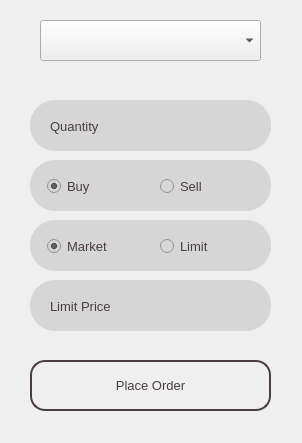
<?xml version="1.0" encoding="UTF-8"?>
<ui version="4.0">
 <class>Form</class>
 <widget class="QWidget" name="Form">
  <property name="windowModality">
   <enum>Qt::ApplicationModal</enum>
  </property>
  <property name="geometry">
   <rect>
    <x>0</x>
    <y>0</y>
    <width>302</width>
    <height>443</height>
   </rect>
  </property>
  <property name="sizePolicy">
   <sizepolicy hsizetype="Fixed" vsizetype="Fixed">
    <horstretch>0</horstretch>
    <verstretch>0</verstretch>
   </sizepolicy>
  </property>
  <property name="minimumSize">
   <size>
    <width>302</width>
    <height>443</height>
   </size>
  </property>
  <property name="maximumSize">
   <size>
    <width>302</width>
    <height>443</height>
   </size>
  </property>
  <property name="windowTitle">
   <string>Place Order</string>
  </property>
  <widget class="QWidget" name="widget" native="true">
   <property name="geometry">
    <rect>
     <x>0</x>
     <y>0</y>
     <width>361</width>
     <height>80</height>
    </rect>
   </property>
   <property name="font">
    <font>
     <family>Segoe UI</family>
     <pointsize>10</pointsize>
    </font>
   </property>
   <property name="styleSheet">
    <string notr="true">background-image: url(:/stripes/bg/stripes-light.png);</string>
   </property>
   <widget class="QComboBox" name="ticker_combo">
    <property name="geometry">
     <rect>
      <x>40</x>
      <y>20</y>
      <width>221</width>
      <height>41</height>
     </rect>
    </property>
    <property name="font">
     <font>
      <family>Segoe UI</family>
      <pointsize>10</pointsize>
     </font>
    </property>
   </widget>
  </widget>
  <widget class="QPushButton" name="place_order">
   <property name="enabled">
    <bool>true</bool>
   </property>
   <property name="geometry">
    <rect>
     <x>30</x>
     <y>360</y>
     <width>241</width>
     <height>51</height>
    </rect>
   </property>
   <property name="font">
    <font>
     <family>Segoe UI</family>
     <pointsize>10</pointsize>
    </font>
   </property>
   <property name="styleSheet">
    <string notr="true">QPushButton {
background-image: url(:/stripes/bg/stripes-light.png);
	color: rgb(72, 61, 65);
	border-radius: 15px;
border-width: 2px;
border-style: solid;
	border-color: rgb(72, 61, 65);
}
</string>
   </property>
   <property name="text">
    <string>Place Order</string>
   </property>
   <property name="icon">
    <iconset resource="ui_assets/resources.qrc">
     <normaloff>:/icons/order.png</normaloff>:/icons/order.png</iconset>
   </property>
   <property name="iconSize">
    <size>
     <width>30</width>
     <height>30</height>
    </size>
   </property>
  </widget>
  <widget class="QWidget" name="widget_2" native="true">
   <property name="geometry">
    <rect>
     <x>30</x>
     <y>100</y>
     <width>241</width>
     <height>51</height>
    </rect>
   </property>
   <property name="font">
    <font>
     <family>Segoe UI</family>
     <pointsize>10</pointsize>
    </font>
   </property>
   <property name="styleSheet">
    <string notr="true">background-color: rgb(214, 214, 214);
border-radius: 25px;
color: rgb(72, 61, 65);</string>
   </property>
   <widget class="QLabel" name="label">
    <property name="geometry">
     <rect>
      <x>20</x>
      <y>16</y>
      <width>61</width>
      <height>20</height>
     </rect>
    </property>
    <property name="font">
     <font>
      <family>Segoe UI</family>
      <pointsize>10</pointsize>
     </font>
    </property>
    <property name="styleSheet">
     <string notr="true">color: rgb(72, 61, 65);</string>
    </property>
    <property name="text">
     <string>Quantity</string>
    </property>
   </widget>
   <widget class="QLineEdit" name="order_qty">
    <property name="geometry">
     <rect>
      <x>140</x>
      <y>10</y>
      <width>91</width>
      <height>31</height>
     </rect>
    </property>
    <property name="font">
     <font>
      <family>Segoe UI</family>
      <pointsize>10</pointsize>
     </font>
    </property>
    <property name="styleSheet">
     <string notr="true">background-image: url(:/stripes/bg/stripes-light.png);
border-radius: 15px;
color: rgb(72, 61, 65);</string>
    </property>
    <property name="inputMethodHints">
     <set>Qt::ImhPreferNumbers|Qt::ImhPreferUppercase</set>
    </property>
    <property name="inputMask">
     <string extracomment="Only numbers are allowed">000</string>
    </property>
    <property name="text">
     <string/>
    </property>
    <property name="frame">
     <bool>false</bool>
    </property>
    <property name="cursorPosition">
     <number>3</number>
    </property>
    <property name="alignment">
     <set>Qt::AlignCenter</set>
    </property>
   </widget>
  </widget>
  <widget class="QWidget" name="widget_3" native="true">
   <property name="geometry">
    <rect>
     <x>30</x>
     <y>160</y>
     <width>241</width>
     <height>51</height>
    </rect>
   </property>
   <property name="font">
    <font>
     <family>Segoe UI</family>
     <pointsize>10</pointsize>
    </font>
   </property>
   <property name="styleSheet">
    <string notr="true">background-color: rgb(214, 214, 214);
border-radius: 25px;
color: rgb(72, 61, 65);</string>
   </property>
   <widget class="QRadioButton" name="order_buy">
    <property name="geometry">
     <rect>
      <x>17</x>
      <y>16</y>
      <width>100</width>
      <height>20</height>
     </rect>
    </property>
    <property name="font">
     <font>
      <family>Segoe UI</family>
      <pointsize>10</pointsize>
     </font>
    </property>
    <property name="styleSheet">
     <string notr="true">color: rgb(72, 61, 65);</string>
    </property>
    <property name="text">
     <string>Buy</string>
    </property>
    <property name="checked">
     <bool>true</bool>
    </property>
   </widget>
   <widget class="QRadioButton" name="order_sell">
    <property name="geometry">
     <rect>
      <x>130</x>
      <y>16</y>
      <width>100</width>
      <height>20</height>
     </rect>
    </property>
    <property name="font">
     <font>
      <family>Segoe UI</family>
      <pointsize>10</pointsize>
     </font>
    </property>
    <property name="styleSheet">
     <string notr="true">color: rgb(72, 61, 65);</string>
    </property>
    <property name="text">
     <string>Sell</string>
    </property>
   </widget>
  </widget>
  <widget class="QWidget" name="widget_4" native="true">
   <property name="geometry">
    <rect>
     <x>30</x>
     <y>220</y>
     <width>241</width>
     <height>51</height>
    </rect>
   </property>
   <property name="font">
    <font>
     <family>Segoe UI</family>
     <pointsize>10</pointsize>
    </font>
   </property>
   <property name="styleSheet">
    <string notr="true">background-color: rgb(214, 214, 214);
border-radius: 25px;
color: rgb(72, 61, 65);</string>
   </property>
   <widget class="QRadioButton" name="order_mkt">
    <property name="geometry">
     <rect>
      <x>17</x>
      <y>16</y>
      <width>100</width>
      <height>20</height>
     </rect>
    </property>
    <property name="font">
     <font>
      <family>Segoe UI</family>
      <pointsize>10</pointsize>
     </font>
    </property>
    <property name="styleSheet">
     <string notr="true">color: rgb(72, 61, 65);</string>
    </property>
    <property name="text">
     <string>Market</string>
    </property>
    <property name="checked">
     <bool>true</bool>
    </property>
   </widget>
   <widget class="QRadioButton" name="order_lmt">
    <property name="geometry">
     <rect>
      <x>130</x>
      <y>16</y>
      <width>100</width>
      <height>20</height>
     </rect>
    </property>
    <property name="font">
     <font>
      <family>Segoe UI</family>
      <pointsize>10</pointsize>
     </font>
    </property>
    <property name="styleSheet">
     <string notr="true">color: rgb(72, 61, 65);</string>
    </property>
    <property name="text">
     <string>Limit</string>
    </property>
   </widget>
  </widget>
  <widget class="QWidget" name="widget_5" native="true">
   <property name="enabled">
    <bool>true</bool>
   </property>
   <property name="geometry">
    <rect>
     <x>30</x>
     <y>280</y>
     <width>241</width>
     <height>51</height>
    </rect>
   </property>
   <property name="font">
    <font>
     <family>Segoe UI</family>
     <pointsize>10</pointsize>
    </font>
   </property>
   <property name="styleSheet">
    <string notr="true">background-color: rgb(214, 214, 214);
border-radius: 25px;
color: rgb(72, 61, 65);</string>
   </property>
   <widget class="QLabel" name="label_2">
    <property name="enabled">
     <bool>false</bool>
    </property>
    <property name="geometry">
     <rect>
      <x>20</x>
      <y>16</y>
      <width>91</width>
      <height>20</height>
     </rect>
    </property>
    <property name="font">
     <font>
      <family>Segoe UI</family>
      <pointsize>10</pointsize>
     </font>
    </property>
    <property name="styleSheet">
     <string notr="true">color: rgb(72, 61, 65);</string>
    </property>
    <property name="text">
     <string>Limit Price</string>
    </property>
   </widget>
   <widget class="QLineEdit" name="lmt_price">
    <property name="enabled">
     <bool>false</bool>
    </property>
    <property name="geometry">
     <rect>
      <x>140</x>
      <y>10</y>
      <width>91</width>
      <height>31</height>
     </rect>
    </property>
    <property name="font">
     <font>
      <family>Segoe UI</family>
      <pointsize>10</pointsize>
     </font>
    </property>
    <property name="styleSheet">
     <string notr="true">background-image: url(:/stripes/bg/stripes-light.png);
border-radius: 15px;
color: rgb(72, 61, 65);</string>
    </property>
    <property name="inputMethodHints">
     <set>Qt::ImhEmailCharactersOnly</set>
    </property>
    <property name="text">
     <string/>
    </property>
    <property name="frame">
     <bool>false</bool>
    </property>
    <property name="alignment">
     <set>Qt::AlignCenter</set>
    </property>
   </widget>
  </widget>
 </widget>
 <resources>
  <include location="ui_assets/resources.qrc"/>
 </resources>
 <connections/>
</ui>
